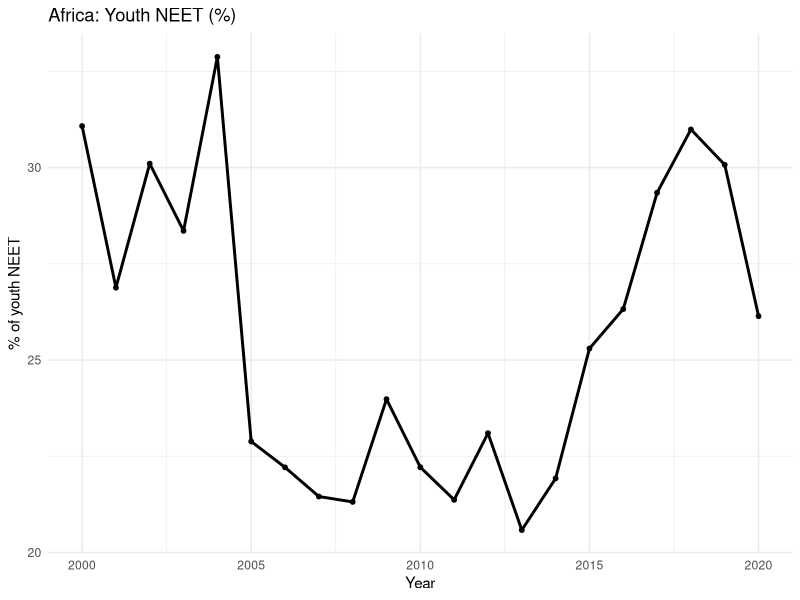

This chart was generated by the following R code:
library(readr)
library(dplyr)
library(ggplot2)

# Load the merged dataset (NEET + continents + HDI)
df <- readr::read_csv("youth_continents_hdi_2000_2020.csv")

# If your NEET column is not already called 'share_neet', rename it:
# df <- df %>%
#   rename(share_neet = `Share of youth not in education, employment or training, total (% of youth population)`)
africa <- df %>%
  filter(Continent == "Africa") %>%
  group_by(Year) %>%
  summarise(
    mean_neet = mean(share_neet, na.rm = TRUE),
    .groups = "drop"
  )

ggplot(africa, aes(x = Year, y = mean_neet)) +
  geom_line(linewidth = 1) +
  geom_point(size = 1.3) +
  labs(
    title = "Africa: Youth NEET (%)",
    x = "Year",
    y = "% of youth NEET"
  ) +
  theme_minimal()
